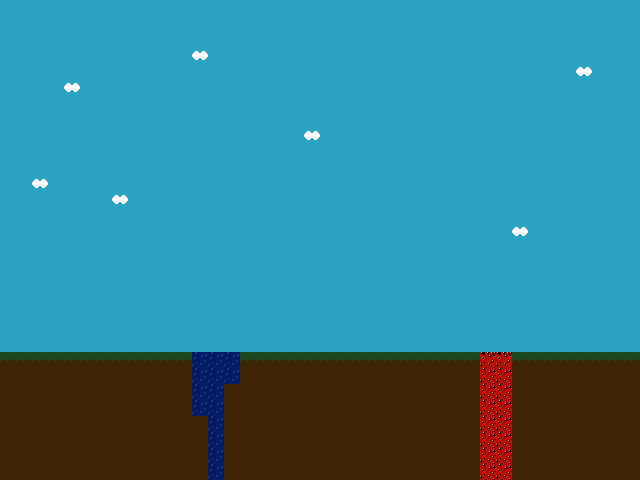

The image is a tile-based game level rendered from a .tmx file. Its description and source (layers, tilesets, objects; grid data summarised) follow:
An orthogonal 40x30 tile map with 16x16 px tiles, 1 tile layer (foreground).

<map version="1.0" orientation="orthogonal" width="40" height="30" tilewidth="16" tileheight="16">
 <tileset firstgid="1" name="levelSprites" tilewidth="16" tileheight="16">
  <image source="../after_recipe2/levelSprites.png" width="208" height="16" />
 </tileset>
 <layer name="foreground" width="40" height="30">
  <data>[1200 cells, 1200 non-empty, 7 distinct tile ids]</data>
 </layer>
</map>
